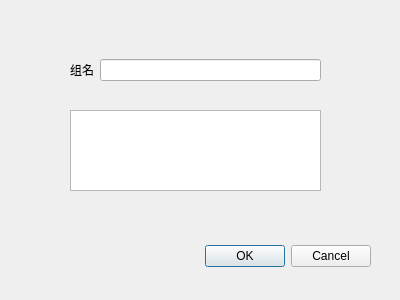
<?xml version="1.0" encoding="UTF-8"?>
<ui version="4.0">
 <class>Dialog</class>
 <widget class="QDialog" name="Dialog">
  <property name="geometry">
   <rect>
    <x>0</x>
    <y>0</y>
    <width>400</width>
    <height>300</height>
   </rect>
  </property>
  <property name="windowTitle">
   <string>删除用户组</string>
  </property>
  <widget class="QDialogButtonBox" name="buttonBox">
   <property name="geometry">
    <rect>
     <x>30</x>
     <y>240</y>
     <width>341</width>
     <height>32</height>
    </rect>
   </property>
   <property name="orientation">
    <enum>Qt::Horizontal</enum>
   </property>
   <property name="standardButtons">
    <set>QDialogButtonBox::Cancel|QDialogButtonBox::Ok</set>
   </property>
  </widget>
  <widget class="QWidget" name="gridLayoutWidget">
   <property name="geometry">
    <rect>
     <x>70</x>
     <y>40</y>
     <width>251</width>
     <height>61</height>
    </rect>
   </property>
   <layout class="QGridLayout" name="gridLayout">
    <item row="0" column="1">
     <widget class="QLineEdit" name="lineEdit"/>
    </item>
    <item row="0" column="0">
     <widget class="QLabel" name="label_2">
      <property name="text">
       <string>组名</string>
      </property>
     </widget>
    </item>
   </layout>
  </widget>
  <widget class="QTextBrowser" name="textBrowser">
   <property name="geometry">
    <rect>
     <x>70</x>
     <y>110</y>
     <width>251</width>
     <height>81</height>
    </rect>
   </property>
  </widget>
 </widget>
 <resources/>
 <connections>
  <connection>
   <sender>buttonBox</sender>
   <signal>accepted()</signal>
   <receiver>Dialog</receiver>
   <slot>accept()</slot>
   <hints>
    <hint type="sourcelabel">
     <x>248</x>
     <y>254</y>
    </hint>
    <hint type="destinationlabel">
     <x>157</x>
     <y>274</y>
    </hint>
   </hints>
  </connection>
  <connection>
   <sender>buttonBox</sender>
   <signal>rejected()</signal>
   <receiver>Dialog</receiver>
   <slot>reject()</slot>
   <hints>
    <hint type="sourcelabel">
     <x>316</x>
     <y>260</y>
    </hint>
    <hint type="destinationlabel">
     <x>286</x>
     <y>274</y>
    </hint>
   </hints>
  </connection>
 </connections>
</ui>
